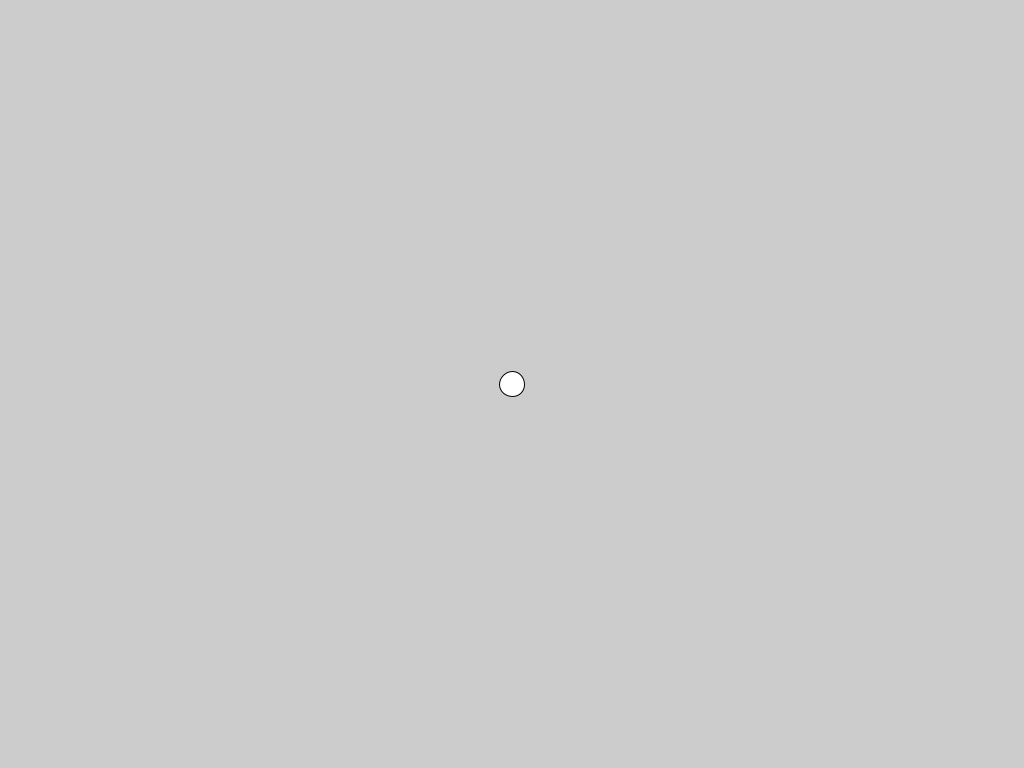
Frame 1 (no input)
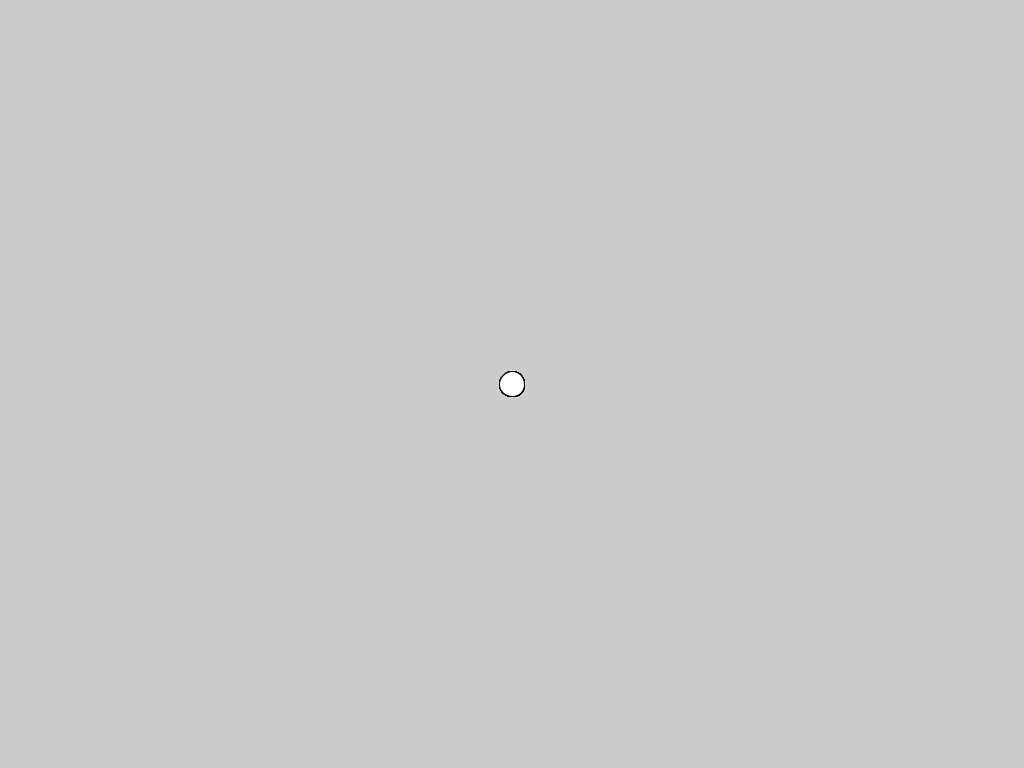
Frame 60 (the mouse pressed at the canvas centre just before this capture)
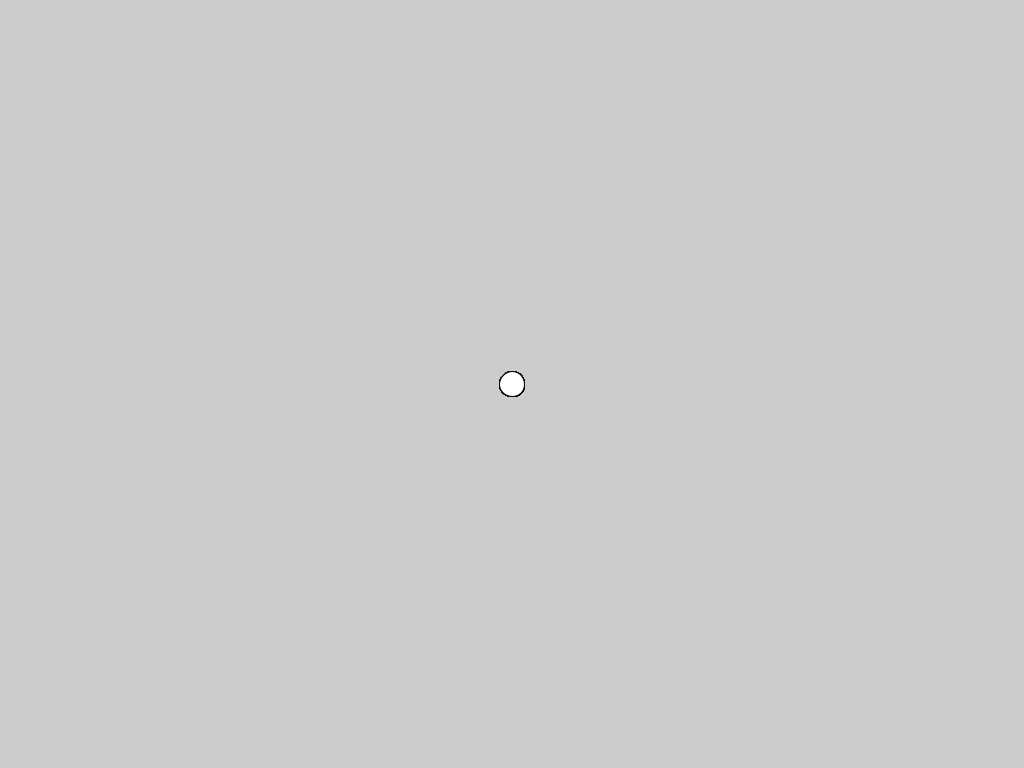
Frame 120 (the mouse held since frame 60 and released just before this capture)

The Processing sketch that drew these frames (run headless with seeded random() and noise(); from frame 60 on, the mouse is pressed at the canvas centre):

// Processing sketch: sketch_06_reta_bola_em_seguindo_o_mouse
// ── sketch_06_reta_bola_em_seguindo_o_mouse.pde
float x, y, angle;
float step = 0;
//ArrayList<Float> pontosAngle = new ArrayList<>();
ArrayList<Float> pontosX = new ArrayList<>();
ArrayList<Float> pontosY = new ArrayList<>();
int index = 0;

void setup() {
  size(1024, 768);
  x = 512;
  y = 384;
  angle = PI / 6;
}

void draw() {
  clear();
  update();
  circle(x, y, 25);
}

void update() {
  System.out.println("1.x = " + mouseX + ", y = " + mouseY);
  
  if(pontosX.size() == index + 1){
        System.out.println("Reiniciar");
        System.out.println("2.x = " + pontosX.get(index) + ", y = " + pontosY.get(index));
        index = 0;
  }
  
  if(pontosX.size() != 0){
    angle = atan((mouseY - pontosY.get(index)) / (mouseX - pontosX.get(index)));
    
    if(pontosX.get(index) == x && pontosY.get(index) == y){
      index += 1;
      angle = atan((mouseY - pontosY.get(index)) / (mouseX - pontosX.get(index)));
    }
  }
  
  x += step;
  y += calcY(step);
  if (x > 1024 || x < 0 || y > 768 || y < 0) {
    angle = -angle;
    if (x > 1024 || x < 0)
      step = -step;
  }
  //System.out.println("2.x = " + x + ", y = " + y);
}

float calcY(float dx) {
  return tan(angle) * dx;
}

void mouseClicked() {
  //pontosAngle.add(atan((mouseY - y) / (mouseX - x)));
  pontosX.add(float(mouseX));
  pontosY.add(float(mouseY));
  
  step = 4;
  
  if (mouseX > x)
    step = 1;
  else
    step = -1;
}
